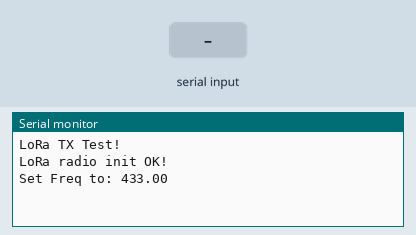
This sketch was run on a simulated Arduino Mega 2560, built with avr-gcc and run on an emulated ATmega2560. On the bench: the last lines printed to the serial monitor. Inputs (shaded band) come from the test bench. No radio packets arrive unless stated.

Above: at 1.2 s.
1.3 s: "1\n" received over the second serial link
At 2.2 s:
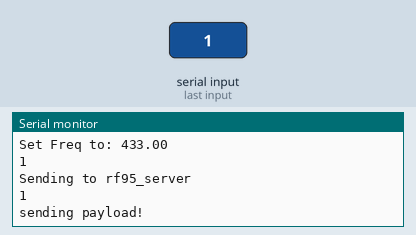
2.8 s: "0\n" received over the second serial link
At 3.3 s:
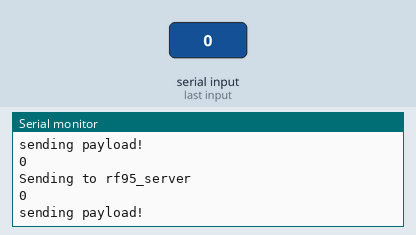
4.3 s: "2\n" received over the second serial link
At 5.7 s:
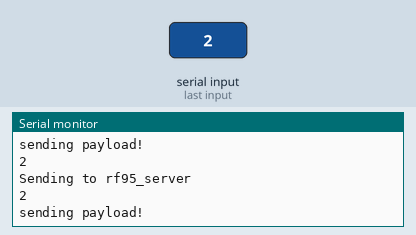
Timing chart, 0 to 7.3 s (numbered marks = the images above; inputs shaded):
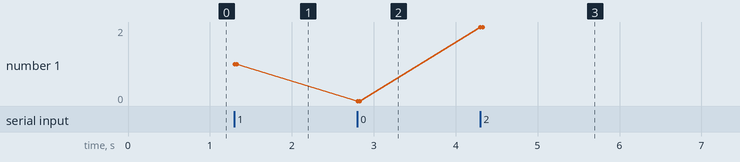

The sketch:

m0_transmitter.ino
```cpp
#include <SPI.h>
#include <RH_RF95.h>

//for m0
#define RFM95_CS 8
#define RFM95_RST 4
#define RFM95_INT 3

//// for teensy
//#define RFM95_CS 10
//#define RFM95_RST 9
//#define RFM95_INT 2


// Change to 434.0 or other frequency, must match RX's freq!
#define RF95_FREQ 433.0
#define DATALEN 200       //max size of dummy length

// Blinky on receipt
#define LED 14

// Singleton instance of the radio driver
RH_RF95 rf95(RFM95_CS, RFM95_INT);

//initialize global variables
char temp[DATALEN];   //lora
uint8_t payload[RH_RF95_MAX_MESSAGE_LEN];
//char dummy_data[DATALEN] = ">>PIVTA*b*016EFD2000026ED43000036EF73000046E114000056E034000066E2E4000076E144000086EEF3000096ED030000A6E0830000B6E3330000C6E1430000D6E363000*170325153449";
// uint8_t len = sizeof(buf);
char send_data[200];

void setup() {
  // put your setup code here, to run once:
	Serial.begin(9600);
  Serial1.begin(9600);
	init_lora();
}

void loop() {
  if (Serial1.available() > 0) {
  String serial_line = Serial1.readStringUntil('\r\n');
  Serial.println(serial_line);
  // put your main code here, to run repeatedly:
//if (Serial1.available() > 0){
//
//for(int i=0; i<Serial1.available(); i++)
//{
//  send_data[i] = Serial1.read();
//
//}
// Serial.print(send_data);
// send_thru_lora(send_data);
serial_line.toCharArray(send_data, 200);
send_thru_lora(send_data);

}

	//delay(1000);
}

void init_lora(){
  pinMode(RFM95_RST, OUTPUT);
  digitalWrite(RFM95_RST, HIGH);

  Serial.println("LoRa TX Test!");

  // manual reset
  digitalWrite(RFM95_RST, LOW);
  delay(10);
  digitalWrite(RFM95_RST, HIGH);
  delay(10);

  while (!rf95.init()) {
    Serial.println("LoRa radio init failed");
    while (1);
  }
  Serial.println("LoRa radio init OK!");

  // Defaults after init are 434.0MHz, modulation GFSK_Rb250Fd250, +13dbM
  if (!rf95.setFrequency(RF95_FREQ)) {
    Serial.println("setFrequency failed");
    while (1);
  }
  Serial.print("Set Freq to: "); Serial.println(RF95_FREQ);

  // Defaults after init are 434.0MHz, 13dBm, Bw = 125 kHz, Cr = 4/5, Sf = 128chips/symbol, CRC on

  // The default transmitter power is 13dBm, using PA_BOOST.
  // If you are using RFM95/96/97/98 modules which uses the PA_BOOST transmitter pin, then
  // you can set transmitter powers from 5 to 23 dBm:
  rf95.setTxPower(23, false);
}

void send_thru_lora(char* radiopacket){

  int length = sizeof(payload);
  int i=0, j=0;
  // char temp[DATALEN];   //lora
  // uint8_t payload[RH_RF95_MAX_MESSAGE_LEN]; //store the data

  Serial.println("Sending to rf95_server");
  // Send a message to rf95_server

  //do not stack
  for(i=0; i<200; i++){
    payload[i] = (uint8_t)'0';
  }

  for(i=0; i<length; i++){
    payload[i] = (uint8_t)radiopacket[i];
  }

  payload[i] = (uint8_t)'\0';

  Serial.println((char*)payload);


  Serial.println("sending payload!");
  rf95.send(payload, length);

  delay(100);
}
```

Measured:
- after the input at 1.3 s, the serial monitor: prints a new line at once (image 1)
- after the input at 2.8 s, the serial monitor: prints a new line at once (image 2)
- after the input at 4.3 s, the serial monitor: prints a new line at once (image 3)
- plotted number 1: 1 → 0 after the input at 2.8 s, 0 → 2 after the input at 4.3 s
